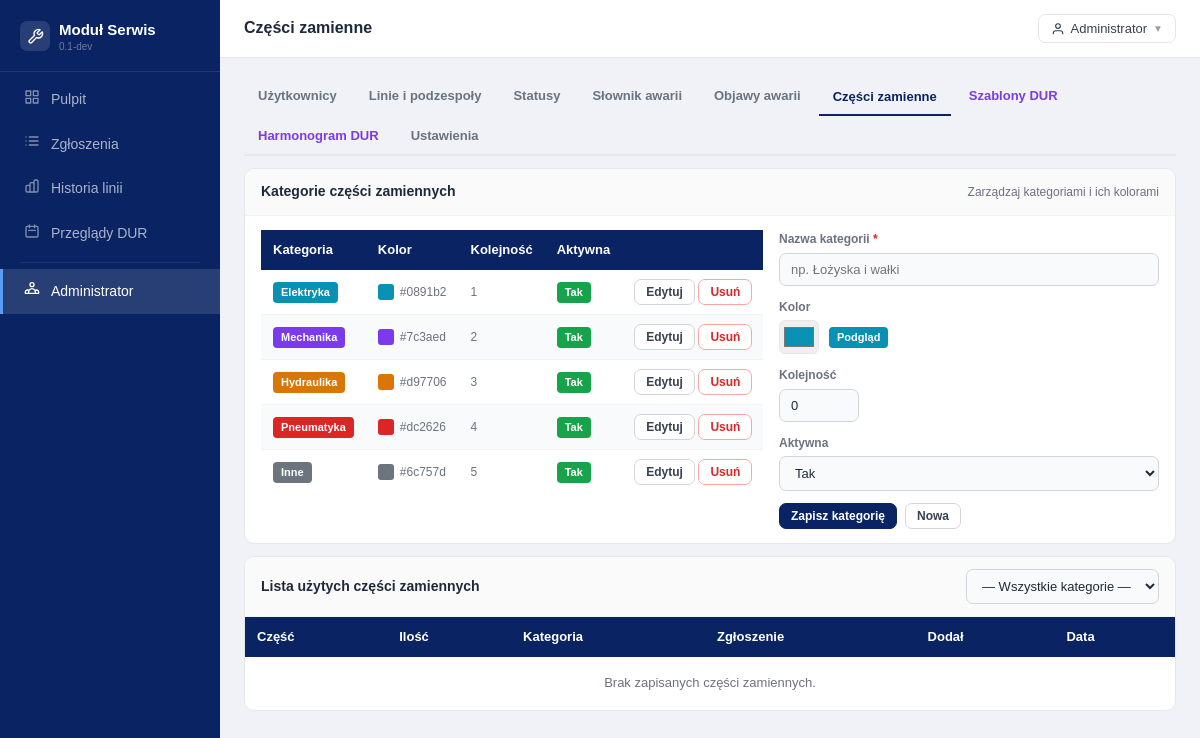
Page /index.php?route=admin_spare_parts (signed in) on the committed database.
### tables this page shows
CREATE TABLE IF NOT EXISTS `spare_part_categories` (
    `id` INT UNSIGNED NOT NULL AUTO_INCREMENT,
    `name` VARCHAR(100) NOT NULL,
    `color` VARCHAR(7) NOT NULL DEFAULT '#6c757d',
    `sort_order` INT UNSIGNED NOT NULL DEFAULT 0,
    `is_active` TINYINT(1) NOT NULL DEFAULT 1,
    `created_at` DATETIME NOT NULL DEFAULT CURRENT_TIMESTAMP,
    `updated_at` DATETIME NOT NULL DEFAULT CURRENT_TIMESTAMP ON UPDATE CURRENT_TIMESTAMP,
    PRIMARY KEY (`id`),
    UNIQUE KEY `uq_spc_name` (`name`),
    KEY `idx_spc_order` (`sort_order`),
    KEY `idx_spc_active` (`is_active`)
);

### app/Controllers/Controllers.php (called while the page is built, shortened)
<?php
class AdminController
{
    public function spareParts(): void
    {
        $categories  = (new SparePartCategoryModel())->getAll();
        $filterCatId = !empty($_GET['cat_id']) ? (int)$_GET['cat_id'] : null;
        $spareParts  = (new SparePartModel())->getAll($filterCatId);
        require BASE_PATH . '/templates/admin/spare_parts.php';
    }
}

### app/Helpers/Database.php (called while the page is built, shortened)
<?php
class Database
{
    private static ?\PDO $instance = null;
    public static function get(): \PDO
    {
        if (self::$instance === null) {
            $dsn = sprintf(
                'mysql:host=%s;dbname=%s;charset=%s',
                DB_HOST, DB_NAME, DB_CHARSET
            );
            self::$instance = new \PDO($dsn, DB_USER, DB_PASS, [
                \PDO::ATTR_ERRMODE            => \PDO::ERRMODE_EXCEPTION,
                \PDO::ATTR_DEFAULT_FETCH_MODE => \PDO::FETCH_ASSOC,
                \PDO::ATTR_EMULATE_PREPARES   => false,
            ]);
        }
        return self::$instance;
    }
}

### app/Models/Models.php (called while the page is built, shortened)
<?php
abstract class BaseModel
{
    protected \PDO $db;
    public function __construct()
    {
        $this->db = Database::get();
    }
    protected function fetchAll(string $sql, array $params = []): array
    {
        $st = $this->db->prepare($sql);
        $st->execute($params);
        return $st->fetchAll();
    }
    protected function fetchOne(string $sql, array $params = []): ?array
    {
        $st = $this->db->prepare($sql);
        $st->execute($params);
        $r = $st->fetch();
        return $r ?: null;
    }
}
class SettingsModel extends BaseModel
{
    public function get(string $key): ?string
    {
        $r = $this->fetchOne("SELECT svalue FROM settings WHERE skey = ?", [$key]);
        return $r ? $r['svalue'] : null;
    }
}
class SparePartCategoryModel extends BaseModel
{
    public function getAll(bool $activeOnly = false): array
    {
        $sql = 'SELECT * FROM spare_part_categories';
        $sql .= ' ORDER BY sort_order, name';
        return $this->fetchAll($sql);
    }
}
class SparePartModel extends BaseModel
{
    public function getAll(?int $categoryId = null): array
    {
        $sql    = 'SELECT fsp.*, spc.name AS category_name, spc.color AS category_color,
                          f.ticket_number, u.name AS added_by_name
                   FROM failure_spare_parts fsp
                   JOIN spare_part_categories spc ON spc.id = fsp.category_id
                   JOIN failures f ON f.id = fsp.failure_id
                   LEFT JOIN users u ON u.id = fsp.added_by';
        $params = [];
        $sql .= ' ORDER BY fsp.created_at DESC';
        return $this->fetchAll($sql, $params);
    }
}

### templates/admin/spare_parts.php (the view, shortened to what this page needs)
<?php
require BASE_PATH . '/templates/shared/header.php';
?>
<div class="atabs mb2">
    <a href="<?= BASE_URL ?>/index.php?route=admin_users" class="atab">Użytkownicy</a>
    <a href="<?= BASE_URL ?>/index.php?route=admin_lines" class="atab">Linie i podzespoły</a>
    <a href="<?= BASE_URL ?>/index.php?route=admin_statuses" class="atab">Statusy</a>
    <a href="<?= BASE_URL ?>/index.php?route=admin_dictionary" class="atab">Słownik awarii</a>
    <a href="<?= BASE_URL ?>/index.php?route=admin_symptoms" class="atab">Objawy awarii</a>
    <button class="atab active">Części zamienne</button>
    <a href="<?= BASE_URL ?>/index.php?route=admin_dur_tmpl" class="atab v">Szablony DUR</a>
    <a href="<?= BASE_URL ?>/index.php?route=admin_dur_sched" class="atab v">Harmonogram DUR</a>
    <a href="<?= BASE_URL ?>/index.php?route=admin_settings" class="atab">Ustawienia</a>
</div>
<div class="card mb2">
    <div class="card-head">
        <span class="card-title">Kategorie części zamiennych</span>
        <span class="muted fs-sm">Zarządzaj kategoriami i ich kolorami</span>
    </div>
    <div style="display:grid;grid-template-columns:1fr 380px;gap:16px;padding:14px 16px;align-items:start;">
        <div class="twrap">
            <table>
                <thead>
                    <tr>
                        <th>Kategoria</th>
                        <th>Kolor</th>
                        <th>Kolejność</th>
                        <th>Aktywna</th>
                        <th></th>
                    </tr>
                </thead>
                <tbody>
                    <?php foreach ($categories as $cat): ?>
                        <tr>
                            <td><?= Helpers::catBadge($cat['name'], $cat['color']) ?></td>
                            <td>
                                <div style="display:flex;align-items:center;gap:6px;">
                                    <span style="display:inline-block;width:16px;height:16px;border-radius:3px;background:<?= Helpers::e($cat['color']) ?>;"></span>
                                    <span class="muted fs-sm"><?= Helpers::e($cat['color']) ?></span>
                                </div>
                            </td>
                            <td class="muted fs-sm"><?= $cat['sort_order'] ?></td>
                            <td><?= Helpers::statusBadge($cat['is_active'] ? 'Tak' : 'Nie', $cat['is_active'] ? '#16a34a' : '#6b7280') ?></td>
                            <td>
                                <button class="btn btn-sm" onclick="editSpc(
              <?= $cat['id'] ?>,
              '<?= Helpers::e(addslashes($cat['name'])) ?>',
              '<?= Helpers::e($cat['color']) ?>',
              <?= $cat['sort_order'] ?>,
              <?= $cat['is_active'] ?>
            )">Edytuj</button>
                                <form method="POST" action="<?= BASE_URL ?>/index.php?route=admin_spc_cat_delete"
                                    style="display:inline;"
                                    onsubmit="return confirm('Usunąć kategorię? Upewnij się że nie ma przypisanych części.');">
                                    <button type="submit" class="btn btn-sm" style="border-color:#fca5a5;color:#dc2626;">Usuń</button>
                                </form>
                            </td>
                        </tr>
                    <?php endforeach; ?>
                </tbody>
            </table>
        </div>
        <div>
            <form method="POST" action="<?= BASE_URL ?>/index.php?route=admin_spc_cat_save">
                <div class="fg">
                    <label class="flbl">Nazwa kategorii <span class="req">*</span></label>
                    <input class="fc" name="name" id="spcCatName" placeholder="np. Łożyska i wałki">
                </div>
                <div class="fg">
                    <label class="flbl">Kolor</label>
                    <div style="display:flex;align-items:center;gap:10px;">
                        <input type="color" name="color" id="spcKolor" value="#0891b2"
                            style="width:40px;height:34px;padding:2px;border:1px solid #e5e7eb;border-radius:6px;cursor:pointer;">
                        <span id="spcKolorPrev" class="badge" style="background:#0891b2;color:#fff;">Podgląd</span>
                    </div>
                </div>
                <div class="fg">
                    <label class="flbl">Kolejność</label>
                    <input class="fc" type="number" name="sort_order" id="spcCatOrder" value="0" style="width:80px;">
                </div>
                <div class="fg">
                    <label class="flbl">Aktywna</label>
                    <select class="fc" name="is_active" id="spcCatActive">
                        <option value="1">Tak</option>
                    </select>
                </div>
                <div style="display:flex;gap:8px;">
                    <button type="submit" class="btn btn-p btn-sm">Zapisz kategorię</button>
                    <button type="button" class="btn btn-sm" onclick="resetSpcForm()">Nowa</button>
                </div>
            </form>
        </div>
    </div>
</div>
<div class="card">
    <div class="card-head">
        <span class="card-title">Lista użytych części zamiennych</span>
        <form method="GET" action="<?= BASE_URL ?>/index.php" style="display:flex;gap:8px;align-items:center;">
            <select name="cat_id" class="fc" style="min-width:180px;" onchange="this.form.submit()">
                <option value="">— Wszystkie kategorie —</option>
            </select>
        </form>
    </div>
    <div class="twrap">
        <table>
            <thead>
                <tr>
                    <th>Część</th>
                    <th>Ilość</th>
                    <th>Kategoria</th>
                    <th>Zgłoszenie</th>
                    <th>Dodał</th>
                    <th>Data</th>
                </tr>
            </thead>
            <tbody>
                <?php if (!$spareParts): ?>
                    <tr>
                        <td colspan="6" class="muted" style="text-align:center;padding:16px;">Brak zapisanych części zamiennych.</td>
                    </tr>
                <?php endif; ?>
            </tbody>
        </table>
    </div>
</div>
<?php require BASE_PATH . '/templates/shared/footer.php'; ?>

### app/Helpers/Helpers.php (shortened to what this page needs)
<?php
class Helpers
{
    public static function e(mixed $v): string
    {
        return htmlspecialchars((string)($v ?? ''), ENT_QUOTES | ENT_HTML5, 'UTF-8');
    }
    public static function statusBadge(string $label, string $color): string
    {
        return '<span class="badge" style="background:' . self::e($color) . ';color:#fff;">'
            . self::e($label) . '</span>';
    }
    public static function catBadge(string $label, string $color): string
    {
        return '<span class="badge" style="background:' . self::e($color) . ';color:#fff;">'
            . self::e($label) . '</span>';
    }
}

### templates/shared/header.php (style rules this page uses)
*, *::before, *::after { box-sizing: border-box; margin: 0; padding: 0; }
html, body { height: 100%; }
body { font-family: Arial, Helvetica, sans-serif; font-size: 14px; background: #f0f2f7; color: #1e293b; line-height: 1.55; }
a { color: #0a2463; text-decoration: none; }
.card { background: #fff; border: 1px solid #e5e7eb; border-radius: 10px; overflow: hidden; }
.card-head { padding: 12px 16px; border-bottom: 1px solid #f3f4f6; display: flex; align-items: center; justify-content: space-between; background: #fafafa; }
.card-title { font-size: 14px; font-weight: 700; color: #1e293b; }
.btn { display: inline-flex; align-items: center; gap: 5px; padding: 7px 15px; border-radius: 7px; font-size: 13px; font-weight: 600; cursor: pointer; border: 1px solid #d1d5db; background: #fff; color: #374151; transition: background .12s; font-family: Arial, Helvetica, sans-serif; white-space: nowrap; text-decoration: none; }
.btn-p { background: #0a2463; color: #fff; border-color: #0a2463; }
.btn-sm { padding: 5px 11px; font-size: 12px; }
.fg { margin-bottom: 12px; }
.flbl { display: block; font-size: 12px; font-weight: 600; color: #6b7280; margin-bottom: 4px; }
.req { color: #dc2626; }
.fc { display: block; width: 100%; padding: 8px 11px; border: 1px solid #d1d5db; border-radius: 7px; font-size: 13px; color: #1e293b; background: #f9fafb; font-family: Arial, Helvetica, sans-serif; transition: border-color .12s; outline: none; }
.twrap { overflow-x: auto; }
table { width: 100%; border-collapse: collapse; font-size: 13px; }
thead th { background: #0a2463; color: #fff; font-weight: 600; padding: 10px 12px; text-align: left; white-space: nowrap; border: none; }
td { padding: 9px 12px; border-bottom: 1px solid #f3f4f6; color: #1e293b; white-space: nowrap; vertical-align: middle; }
tbody tr:nth-child(even) td { background: #f9fafb; }
tbody tr:last-child td { border-bottom: none; }
.badge { display: inline-block; padding: 2px 8px; border-radius: 4px; font-size: 11px; font-weight: 600; white-space: nowrap; }
.atabs { display: flex; gap: 4px; flex-wrap: wrap; margin-bottom: 16px; border-bottom: 2px solid #e5e7eb; }
.atab { padding: 8px 14px; font-size: 13px; font-weight: 600; border: none; border-bottom: 2px solid transparent; background: none; color: #6b7280; cursor: pointer; font-family: Arial, Helvetica, sans-serif; margin-bottom: -2px; text-decoration: none; display: inline-block; }
.atab.active { color: #0a2463; border-bottom-color: #0a2463; }
.atab.v { color: #7c3aed; }
.mb2 { margin-bottom: 12px; }
.muted { color: #6b7280; }
.fs-sm { font-size: 12px; }

### rows in the picture
spare_part_categories: name "Elektryka", color "#0891b2", sort_order "1"
spare_part_categories: name "Mechanika", color "#7c3aed", sort_order "2"
spare_part_categories: name "Hydraulika", color "#d97706", sort_order "3"
spare_part_categories: name "Pneumatyka", color "#dc2626", sort_order "4"
spare_part_categories: name "Inne", color "#6c757d", sort_order "5"

### other values in the picture
$appName "Moduł Serwis"
$appVersion "0.1-dev"
Helpers::e($item['label']) "Pulpit"
Helpers::e($item['label']) "Zgłoszenia"
Helpers::e($item['label']) "Historia linii"
Helpers::e($item['label']) "Przeglądy DUR"
Helpers::e($item['label']) "Administrator"
Helpers::e($pageTitle ?? 'Moduł Serwis') "Części zamienne"
Helpers::e($user['name']) "Administrator"
